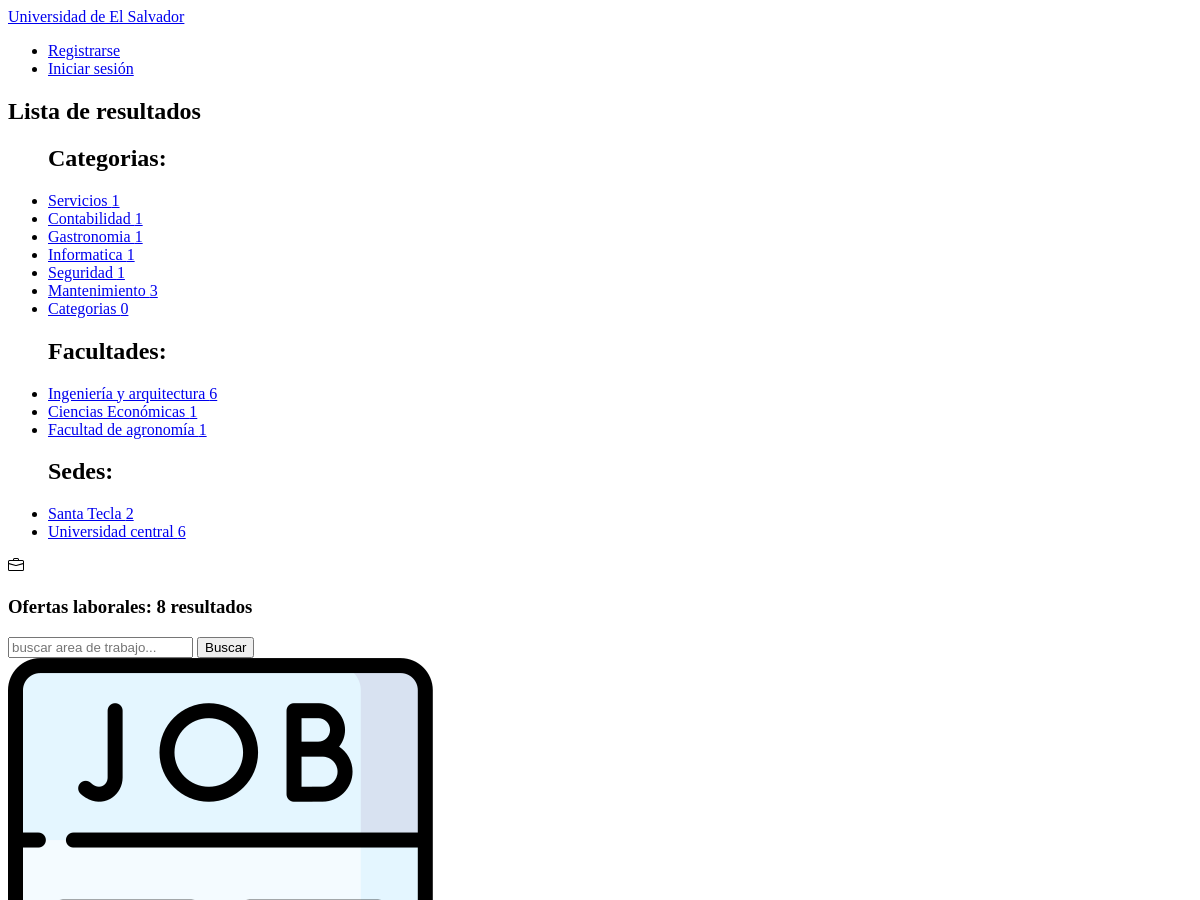
/ (upper part), run on an earlier commit of the app's database.
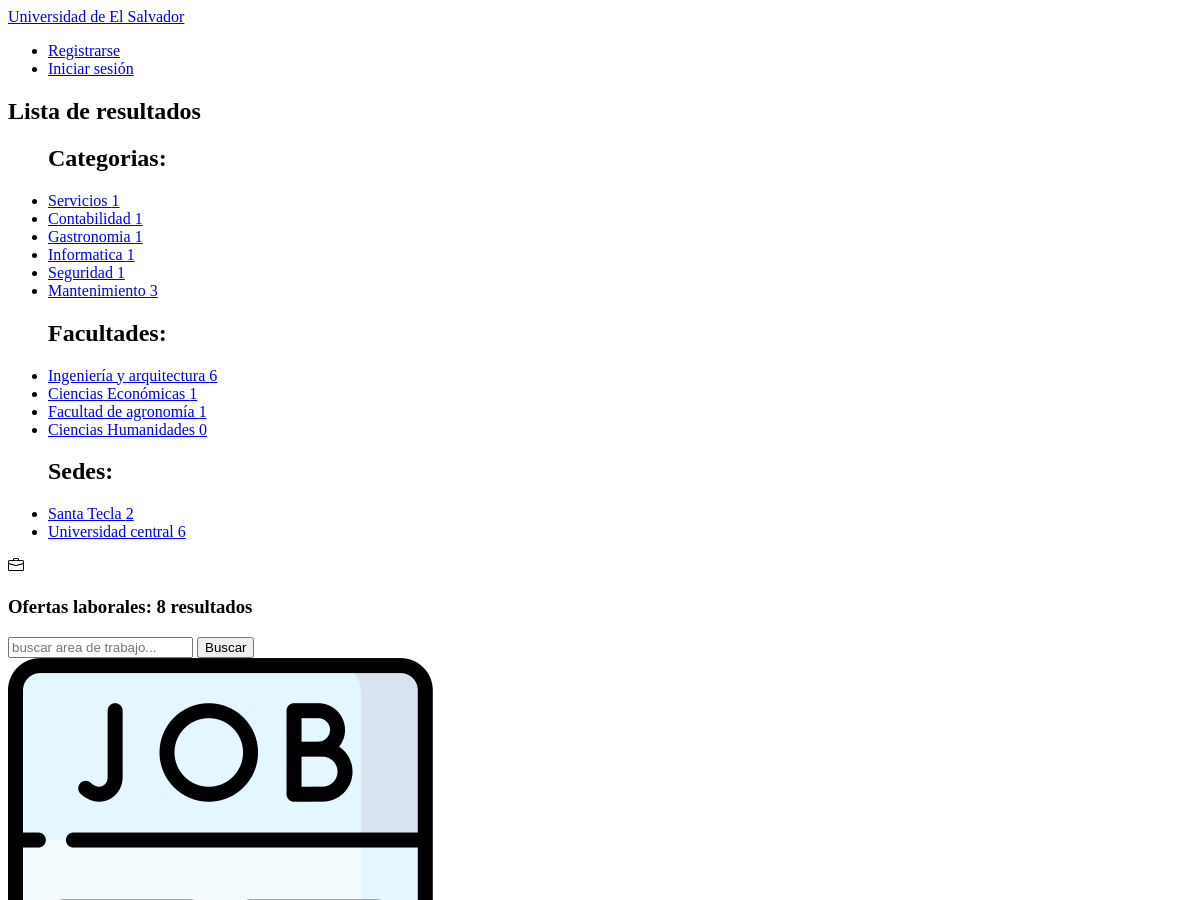
And on a later commit of the database.
### apps/OfertasLaborales/models.py (models this page shows, shortened)
class Categoria(models.Model):
    nombre = models.CharField(max_length=100, default=None, unique=True)

class Facultad(models.Model):
    nombre = models.CharField(max_length=100, default=None, unique=True)

class Sede(models.Model):
    nombre = models.CharField(max_length=100, default=None, unique=True)
    ciudad = models.CharField(max_length=100, default=None, null=True)
    departamento = models.CharField(max_length=100, default=None, null=True)

class OfertaLaboral(models.Model):
    area_de_trabajo = models.CharField(max_length=150, default=None, null=True)
    cargo_solicitado = models.CharField(max_length=150, default=None, null=True)
    vacantes = models.CharField(max_length=150, default=None, null=True)
    tipo_contratacion = models.CharField(max_length=150, default=None, null=True)
    nivel_experiencia = models.CharField(max_length=150, default=None, null=True)
    generos = models.CharField(max_length=150, default=None, null=True)
    edad_solicitada = models.CharField(max_length=150, default=None, null=True)
    salario_minimo = models.DecimalField(max_digits=10000,decimal_places=2,default=0.00, null=True)
    salario_maximo = models.DecimalField(max_digits=10000,decimal_places=2,default=0.00, null=True)
    descripcion = models.CharField(max_length=1000, default=None, null=True)
    categoria = models.ForeignKey(Categoria, on_delete=models.CASCADE)
    facultad = models.ForeignKey(Facultad, on_delete=models.CASCADE)
    sede = models.ForeignKey(Sede, on_delete=models.CASCADE)

### apps/OfertasLaborales/views.py (the view, shortened to what this page needs)
# urls.py: path('', views.Inicio.as_view(), name='inicio'),
class Inicio(ListView):
    template_name = 'OfertasLaborales/inicio.html'
    model = OfertaLaboral
    object_list= (Categoria, Facultad, Sede)
    def get(self, request):
        user = request.user
        if user.is_staff:
            return redirect('administracion')
        context = self.get_context_data(form=BusquedaForm())
        return render(request, self.template_name, context)
    def get_context_data(self, **kwargs):
        context = super().get_context_data(**kwargs)
        context['ofertaslaborales'] = OfertaLaboral.objects.all()
        context['resultados'] = OfertaLaboral.objects.count()
        for objeto in self.object_list:
            context[objeto.__name__] = objeto.objects.annotate(Count('ofertalaboral'))
        return context

### apps/OfertasLaborales/forms.py
class BusquedaForm(forms.Form):
    busqueda = forms.CharField(label=False,max_length=250, widget=forms.TextInput(attrs={'placeholder': 'buscar area de trabajo...'}))

### templates/OfertasLaborales/inicio.html (shortened to what this page needs)
<!DOCTYPE html>
{% extends 'base.html' %}
{% load compress %}
{% load static %}
{% block contenido %}
<div class="contenedor">
    <aside class="aside-ofertaslab">
        <nav class="sidebar-ofertaslab">
            <div class="sidebar-title">
                <h2>Lista de resultados <span><a href="{% url 'inicio' %}">{{regresar}}</a></span></h2>
            </div>
            <ul class="list-items">
                <h2>Categorias:</h2>
                {% for categoria in Categoria %}
                <li><a href="{% url 'busqueda' categoria.nombre %}">{{categoria.nombre}} <span>{{categoria.ofertalaboral__count}}</span></a></li>
                {% endfor %}
            </ul>
            <ul class="list-items">
                <h2>Facultades:</h2>
                {% for facultad in Facultad %}
                <li><a href="{% url 'busqueda' facultad.nombre %}">{{facultad.nombre}} <span>{{facultad.ofertalaboral__count}}</span></a></li>
                {% endfor %}
            </ul>
            <ul class="list-items">
                <h2>Sedes:</h2>
                {% for sede in Sede %}
                <li><a href="{% url 'busqueda' sede.nombre %}">{{sede.nombre}} <span>{{sede.ofertalaboral__count}}</span></a></li>
                {% endfor %}
            </ul>
        </nav>
    </aside>
    <section class="contenido-ofertaslab">
        <nav class="navbar-ofertaslab">
            <strong>
                <h3>Ofertas laborales:<span>{{filtro}} {{ofertaslaborales.count}} resultados</span></h3>
            </strong>
            <div class="navbar-ofertaslab-items">
                <form action="" method="post" class="form-seach">
                    {{form.busqueda}}
                    <button type="submit">Buscar</button>
                </form>
            </div>
        </nav>
        <main class="taps-ofertaslab">
            <div>
                {% for oferta in ofertaslaborales %}
                <div class="tap-ofertalab">
                    <div>
                        <img src="{% static 'img/oferta.png' %}" alt="img">
                    </div>
                </div>
                {% endfor %}
            </div>
        </main>
    </section>
</div>
{% endblock contenido %}

What changed in the data, as far as the page shows it:
removed Categoria: nombre "Categorias", ofertalaboral__count "0"
added Facultad: nombre "Ciencias Humanidades", ofertalaboral__count "0"
